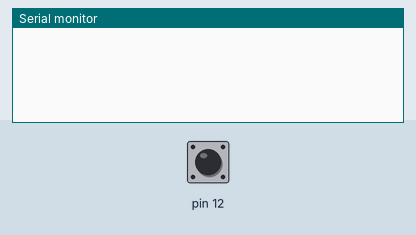
The sketch below on a simulated Arduino Uno, built with avr-gcc and run on an emulated ATmega328P. On the bench: the last lines printed to the serial monitor. The inputs (shaded band) are chosen by the test bench; at power-on: pin 12 HIGH.

Above: at 1.2 s.
1.3 s: pin 12 pulled LOW for 0.15 s
At 2.3 s:
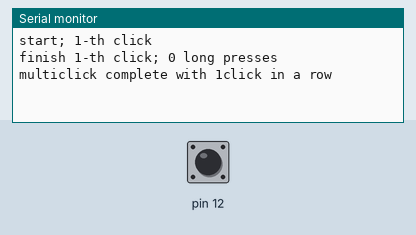
2.9 s: pin 12 pulled LOW for 3.2 s
At 7.5 s:
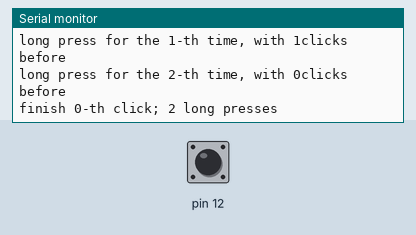

The sketch:

TButton.ino
```cpp
#include "TButton.c"

TButton* button;

void setup() {
  // put your setup code here, to run once:
  Serial.begin(9600);
  button = TButton_init(12);
}

void loop() {
  switch (TButton_update(button)) {
    case TButtonDown: {
      Serial.print("start; ");
      Serial.print(button->clicks);
      Serial.print("-th click");
      Serial.println("");
    } break;
    case TButtonUp: {
      Serial.print("finish ");
      Serial.print(button->clicks);
      Serial.print("-th click; ");
      Serial.print(button->longPressDuration);
      Serial.print(" long presses");
      Serial.println("");
    } break;
    case TButtonLongPress: {
      Serial.print("long press for the ");
      Serial.print(button->longPressDuration);
      Serial.print("-th time, with ");
      Serial.print(button->clicks);
      Serial.print("clicks before");
      Serial.println("");

      button->clicks = 0; // recet clicks
    } break;
    case TButtonMulticlickComplete: {
      if (button->clicks > 0) { // skip zeroed click after long press events
        Serial.print("multiclick complete with ");
        Serial.print(button->clicks);
        Serial.print("click in a row");
        Serial.println("");
      }
    } break;
    default: break; // nothing to do
  }
}
```

TButton.c
```cpp
#include "TButton.h"
#include "Arduino.h"

TButton* TButton_init(uint8_t pin)
{
  TButton* result = (TButton*)malloc(sizeof(TButton));
  memset(result, 0, sizeof(TButton));
  result->pin = pin;
  pinMode(result->pin, INPUT_PULLUP);
  result->down = digitalRead(result->pin) ? 0 : 1;
  result->clicks = 0;
  return result;
}

TButtonEvent TButton_update(TButton *btn)
{
  if (btn->down != (digitalRead(btn->pin) ? 0 : 1)) {
    if (btn->idle < BTN_CONTACTS_BOUNCE_DELAY) {
      return TButtonIdle;
    }
    btn->down = !btn->down;
    btn->idle = 0;

    if (btn->down) {
      btn->clicks++;
    }

    return btn->down ? TButtonDown : TButtonUp;
  } else {
    if (btn->idle + 1 != 0) { // overflow protect
      btn->idle += 1;

      if (btn->down) {
        if (btn->idle == BTN_TICKS_DOWN_FOR_LONG_PRESS) {
          btn->longPressDuration += 1;
          btn->idle = 0; // keep idle value under overflow
          return TButtonLongPress;
        }
      } else {
        if (btn->idle == BTN_TICKS_UP_FOR_MULTI_CLICK) {
          if (btn->clicks > 0) {
            return TButtonMulticlickComplete;
          } else {
            return TButtonIdle;
          }
        } else if (btn->idle == (BTN_TICKS_UP_FOR_MULTI_CLICK + 1)) {
          btn->clicks = 0;
          btn->longPressDuration = 0;
        }
      }
    }
    return TButtonIdle;
  }
}
```

TButton.h
```cpp
// set this values for your best expitiance
#include "inttypes.h"

#define BTN_CONTACTS_BOUNCE_DELAY 1000
#define BTN_TICKS_DOWN_FOR_LONG_PRESS 100000
#define BTN_TICKS_UP_FOR_MULTI_CLICK 30000

typedef struct {
  uint8_t pin:5; // pin number, 0..31. Increase field size for more values.

  uint8_t down:1; // 1 if button pin has HIGH signal
  uint32_t idle; // number of updates withing the .down value did not change
  uint8_t clicks; // number of clicks in a row
  uint8_t longPressDuration;
} TButton;

typedef enum {
  TButtonIdle, // nothing did change
  TButtonDown, // button pressed
  TButtonUp, // button released
  TButtonMulticlickComplete, // multiclick complete
  TButtonLongPress, // button is pressed long enough
  TButtonLongPressComplete, // button is pressed long enough
} TButtonEvent;

extern TButton* TButton_init(uint8_t pin);
extern TButtonEvent TButton_update(TButton *btn);
```

Measured:
- after the input at 1.3 s, the serial monitor: prints a new line at once (image 1)
- after the input at 2.9 s, the serial monitor: prints a new line after 1.2 s (image 2)
